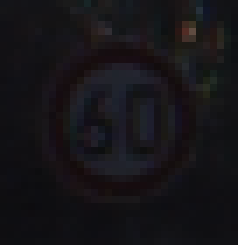
#> input picture archive/Test/00740.png, 34 x 35 px, given in place of 00020_00000_00000.png, which was not available (shown 7 times larger)
$ jupyter execute --allow-errors pre-traitement-train.ipynb
#> lines starting #> are read from the running program, lines starting #| are printed output that depends on the picture
[cell 1]
import pandas as pd
import cv2
import numpy as np
import os

# recuperer les rois de toutes les images 4


path_train_csv = "archive/Train.csv"

df_train = pd.read_csv(path_train_csv)
#> (reads archive/Train.csv from the repository)

print(df_train.head())

[cell 2]
# definir une taille fixe des rois


for index,row in df_train.iterrows():

    x1, y1, x2, y2 = int(row["Roi.X1"]), int(row["Roi.Y1"]), int(row["Roi.X2"]), int(row["Roi.Y2"])

    df_train.at[index,"Roi_height"] = y2-y1+1
    df_train.at[index,"Roi_width"] = x2-x1+1
#> further down, img is the input picture: shape (35, 34, 3); mean B, G, R 23.5, 20.1, 21.8
#> `cv2.imwrite(path_save, img_finale)`:
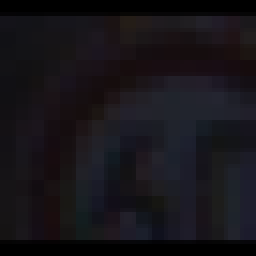
#> saved as 00020_00000_00000.png: shape (64, 64, 3) (shown 4 times larger); mean B, G, R 24.7, 20.1, 22.6
#> pass 2 of the loop `for index, row in df_train.iterrows():`:
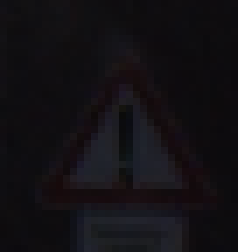
#> input picture archive/Test/00833.png, 34 x 36 px, given in place of 00020_00000_00001.png, which was not available (shown 7 times larger)
#> img is the input picture: shape (36, 34, 3); mean B, G, R 19.9, 16.4, 18.8
#> `cv2.imwrite(path_save, img_finale)`:
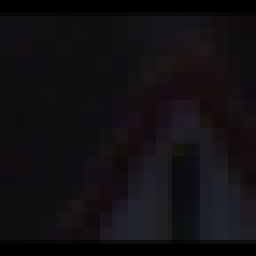
#> saved as 00020_00000_00001.png: shape (64, 64, 3) (shown 4 times larger); mean B, G, R 18.7, 15.4, 18

    #print(df_train.at[index,"Roi_height"])
    #print(df_train.at[index,"Roi_width"])

[cell 3]
print(df_train["Roi_height"].max())
print(df_train["Roi_width"].max())

print(df_train["Roi_height"].min())
print(df_train["Roi_width"].min())

print(df_train.describe())

#> (a cell that did not finish here is left out)
